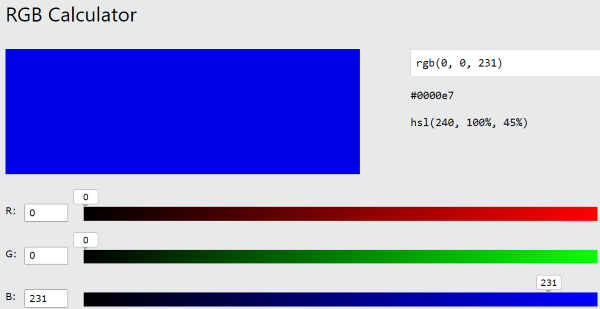
#> input picture example_images/d001.png, 600 x 309 px
$ python -i weights.py   (imports and definitions only)
#> lines starting #> are read from the running program, lines starting #| are printed output that depends on the picture; after the words box and inside, x2 and y2 are one past the last pixel; in counts of white or black regions, pixels touching at a corner belong together
#> further down, picture is the input picture: shape (309, 600, 3); mean B, G, R 211.2, 154.5, 153.5
import cv2
import numpy as np

from .stat import create_image_histogram


def get_inverse_edge_weight(image: np.ndarray) -> np.ndarray:
    """
    Returns a weight array where edges have low values and flat areas have high values.

    :param image: image on which weight map is to be computed
    :return: array of weights
    """
    edges = cv2.Canny(image, 100, 300) / 255
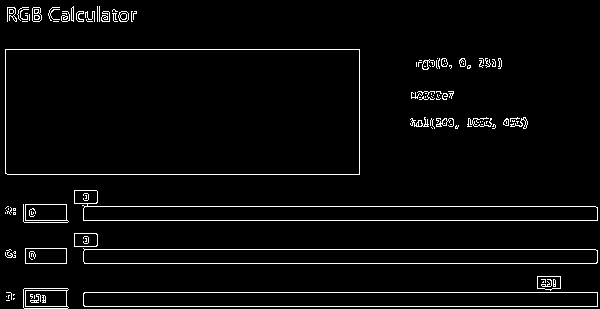
#> edges: shape (309, 600) float64; values 0 (black) and 1 (white), 3.6% white in thin lines or dots
    edges = cv2.dilate(edges, np.ones((3, 3)), iterations=1)
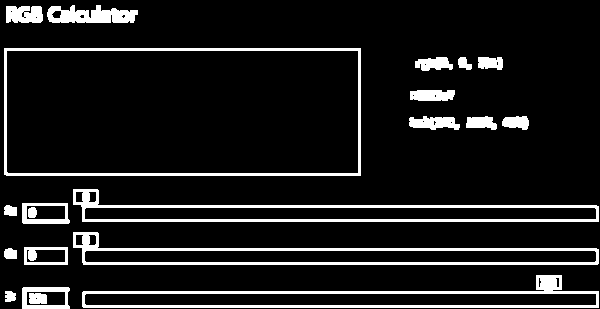
#> edges: shape (309, 600) float64; values 0 (black) and 1 (white), 10.5% white; 21 white regions, largest, box (x1, y1, x2, y2) and area: (82, 275, 599, 308) 3537, (73, 189, 599, 222) 3461, (73, 232, 599, 265) 3459
    edges = cv2.blur(edges, (3, 3))
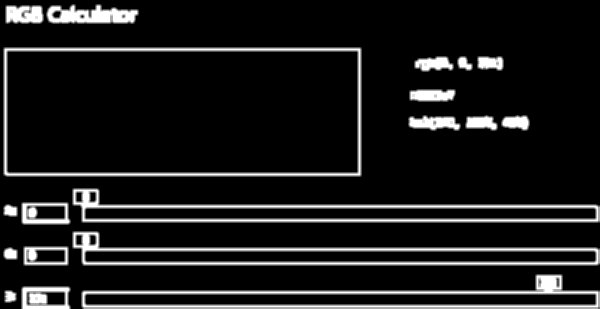
#> edges: shape (309, 600) float64; min 0, max 1, mean 0.106
    return 1 - edges
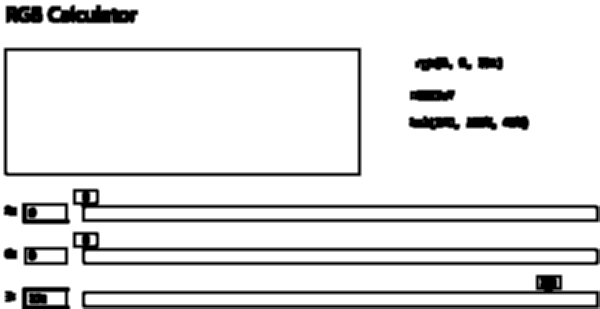
#> returned value: shape (309, 600) float64; min 0, max 1, mean 0.894


# [69 lines left out: functions get_histogram_weight, get_standard_deviation_weight, merge_images_by_max_weight, merge_images_by_weighted_average, not called in this run]

>>> import cv2
>>> picture = cv2.imread('../example_images/d001.png')
>>> result = get_inverse_edge_weight(picture)
